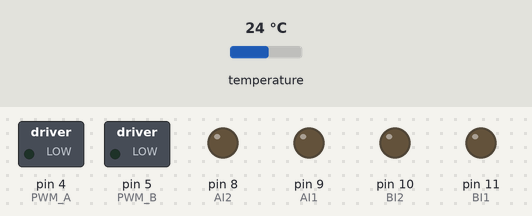
A sketch run on a simulated Arduino Uno, built with avr-gcc and run on an emulated ATmega328P. Shown: switched loads named in the sketch (green lamp = pin HIGH), output pins drawn as LEDs (lit = HIGH). The inputs (shaded band) are chosen by the test bench; at power-on: temperature 24 °C. What the sketch prints to the serial monitor is not drawn.

Above: at 4.8 s.
4.9 s: temperature set to 15.9 °C
8.2 s: temperature set to 14.5 °C
At 9.2 s:
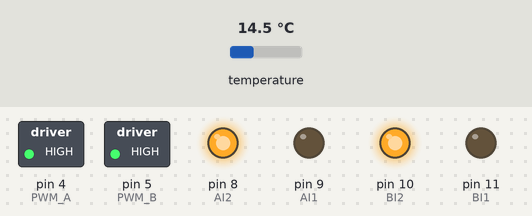
11.5 s: temperature set to 19 °C
At 12.9 s:
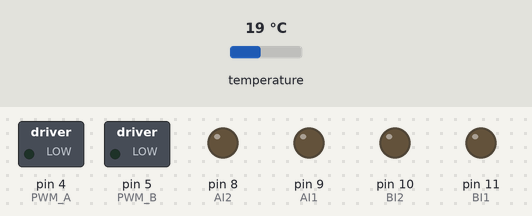
14.8 s: temperature set to 12 °C
At 17.4 s:
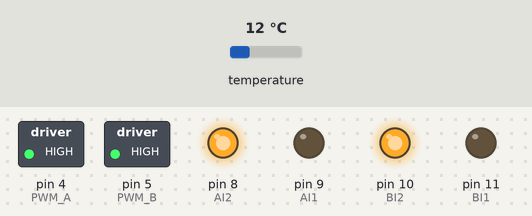
Timing chart, 0 to 18.9 s (numbered marks = the images above; inputs shaded):
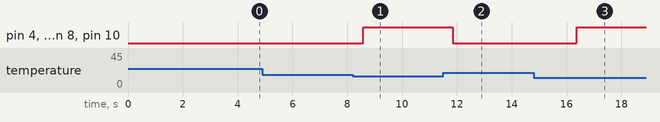

Measured:
- the behaviour switches between 15.1 and 15 °C on temperature (found by bisection; images 0 and 1)
- after the input at 4.9 s, every drawn part: stays the same
- after the input at 8.2 s, pin 4 (PWM_A), pin 5 (PWM_B), pin 8 (AI2), pin 10 (BI2): LOW → HIGH after 0.38 s
- after the input at 11.5 s, pin 4 (PWM_A), pin 5 (PWM_B), pin 8 (AI2), pin 10 (BI2): HIGH → LOW after 0.34 s
- after the input at 14.8 s, pin 4 (PWM_A), pin 5 (PWM_B), pin 8 (AI2), pin 10 (BI2): LOW → HIGH after 1.6 s

The sketch:

temp_sensor_test_with_motor.ino
```cpp
#include <DallasTemperature.h>

#include <OneWire.h>

//int greenLedPin = 2;
//int yellowLedPin = 3;
//int redLedPin = 4;

int temp_sensor = 3;
float temperature = 0;
int lowerLimit = 15;
int higherLimit = 35;
OneWire oneWirePin(temp_sensor);
DallasTemperature sensors(&oneWirePin);
// for motor//
const int AI2 = 8;     //motor A
      const int AI1 = 9;
      const int PWM_A = 4;

      const int BI2 = 10;    // motor B
      const int BI1 = 11;
      const int PWM_B = 5;
      //end//


void setup(void){
  Serial.begin(9600);

  //Setup the LEDS to act as outputs
//  pinMode(redLedPin,OUTPUT);
  //pinMode(greenLedPin,OUTPUT);
 // pinMode(yellowLedPin,OUTPUT);

  sensors.begin();
  //for motor//
        pinMode(AI2, OUTPUT);
      pinMode(AI1, OUTPUT);
      pinMode(PWM_A, OUTPUT);
      pinMode(BI2, OUTPUT);
      pinMode(BI1, OUTPUT);
      pinMode(PWM_B, OUTPUT);
      //end//
}
void loop(){
  Serial.print("Requesting Temperatures from sensors: ");
  sensors.requestTemperatures();
  Serial.println("DONE");
  delay(1000);

  temperature = sensors.getTempCByIndex(0);
//  digitalWrite(redLedPin, LOW);
//  digitalWrite(greenLedPin, LOW);
//  digitalWrite(yellowLedPin, LOW);

  Serial.print("Temperature is ");
  Serial.print(temperature);
  //Setup the LEDS to act as outputs
if(temperature <= lowerLimit){
    Serial.println(", motor is Activated");
          digitalWrite(AI2, HIGH);
       digitalWrite(AI1, LOW);
       analogWrite(PWM_A, 255);   //sets speed, motor A
       digitalWrite(BI2, HIGH);
       digitalWrite(BI1, LOW);
       analogWrite(PWM_B, 255);  //sets speed, motor B

       //wait 1 second
       delay(1000);

   // digitalWrite(yellowLedPin, HIGH);
   }
else if(temperature > lowerLimit && temperature < higherLimit){
    Serial.println(", Green LED is Activated");
    //digitalWrite(greenLedPin, HIGH);

       digitalWrite(AI2, LOW);
       digitalWrite(AI1, LOW);
       analogWrite(PWM_A, 0);
       digitalWrite(BI2, LOW);
       digitalWrite(BI1, LOW);
       analogWrite(PWM_B, 0);
}
else if(temperature >= higherLimit){
    Serial.println(", Red LED is Activated");
   // digitalWrite(redLedPin, HIGH);
    digitalWrite(AI2, HIGH);
       digitalWrite(AI1, LOW);
       analogWrite(PWM_A, 255);   //sets speed, motor A
       digitalWrite(BI2, HIGH);
       digitalWrite(BI1, LOW);
       analogWrite(PWM_B, 255);  //sets speed, motor B

       //wait 1 second
       delay(1000);
}
delay(500);
}
```
